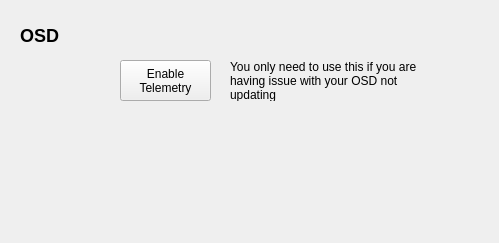
<?xml version="1.0" encoding="UTF-8"?>
<ui version="4.0">
 <class>OsdConfig</class>
 <widget class="QWidget" name="OsdConfig">
  <property name="geometry">
   <rect>
    <x>0</x>
    <y>0</y>
    <width>499</width>
    <height>243</height>
   </rect>
  </property>
  <property name="windowTitle">
   <string>Form</string>
  </property>
  <widget class="QLabel" name="label">
   <property name="geometry">
    <rect>
     <x>20</x>
     <y>20</y>
     <width>131</width>
     <height>31</height>
    </rect>
   </property>
   <property name="text">
    <string>&lt;h2&gt;OSD&lt;/h2&gt;</string>
   </property>
   <property name="scaledContents">
    <bool>false</bool>
   </property>
  </widget>
  <widget class="QLabel" name="label_2">
   <property name="geometry">
    <rect>
     <x>10</x>
     <y>60</y>
     <width>101</width>
     <height>41</height>
    </rect>
   </property>
   <property name="text">
    <string/>
   </property>
   <property name="pixmap">
    <pixmap resource="../../../qgroundcontrol.qrc">:/files/images/devices/MinimOSD.jpg</pixmap>
   </property>
   <property name="scaledContents">
    <bool>true</bool>
   </property>
  </widget>
  <widget class="QLabel" name="label_3">
   <property name="geometry">
    <rect>
     <x>230</x>
     <y>60</y>
     <width>191</width>
     <height>41</height>
    </rect>
   </property>
   <property name="text">
    <string>You only need to use this if you are
having issue with your OSD not
updating</string>
   </property>
  </widget>
  <widget class="QPushButton" name="enablePushButton">
   <property name="geometry">
    <rect>
     <x>120</x>
     <y>60</y>
     <width>91</width>
     <height>41</height>
    </rect>
   </property>
   <property name="text">
    <string>Enable
Telemetry</string>
   </property>
  </widget>
 </widget>
 <resources>
  <include location="../../../qgroundcontrol.qrc"/>
 </resources>
 <connections/>
</ui>
